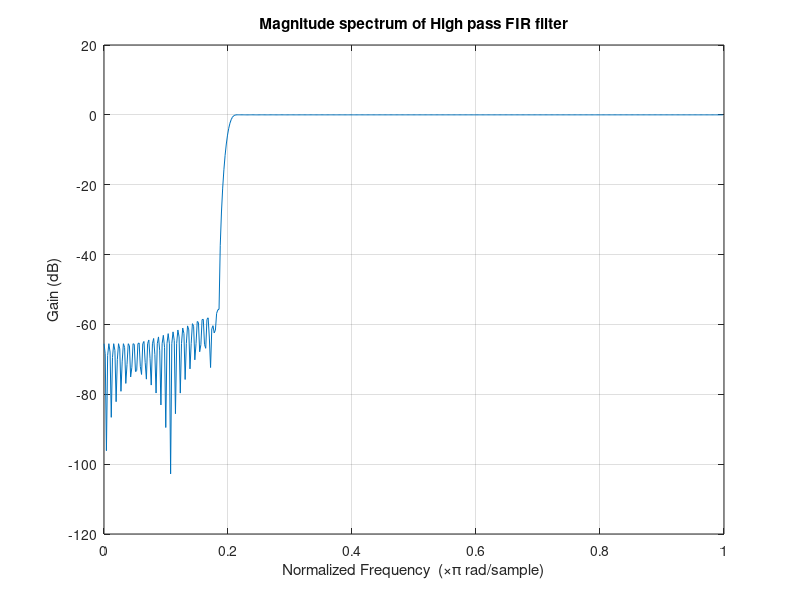
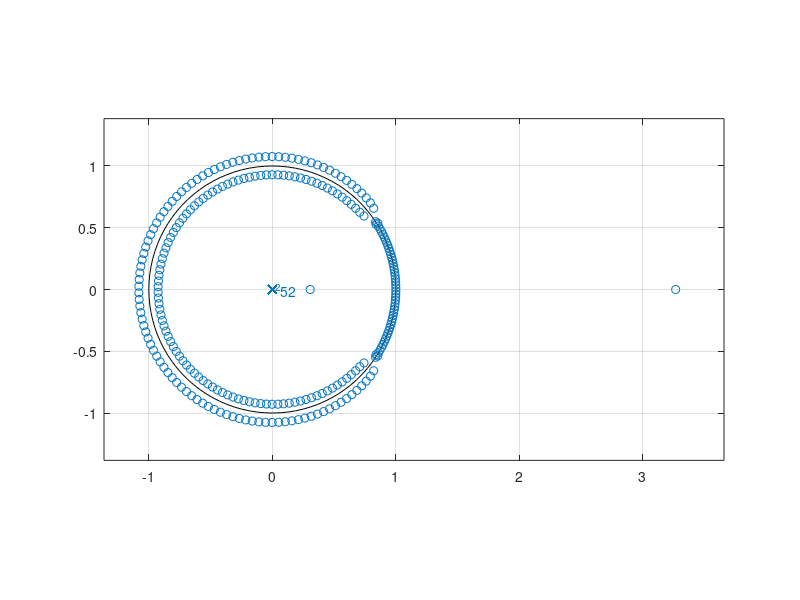

Recreate these plots in MATLAB, in order.
%% Experiment - 4
% Exercise - 2
clc;
clear;

%% High pass FIR filter design using the window method
w_s = 0.2;  % Stop band frequency
w_p = 0.3;  % Pass band frequency
w_c = w_s + (w_p - w_s) / 2;  % Cut-off frequency

k = 4;  % Hamming window
N = ceil((2 * k * pi) / (w_p - w_s));  % Order of filter
win = window(@hamming, N+1);  % Hamming window
NUM = fir1(N, w_s, 'high', win);  % Numerator coefficients of T[z]
DEN = [1];  % Denominator coefficients of T[z]

[H, W] = freqz(NUM, DEN);  % Frequency response

figure;
plot(W / pi, 20 * log10(abs(H)))  % Magnitude spectrum
title('Magnitude spectrum of High pass FIR filter'); grid ON;
xlabel('Normalized Frequency  (\times\pi rad/sample)'), ylabel('Gain (dB)')

figure;
zplane(NUM, DEN)
